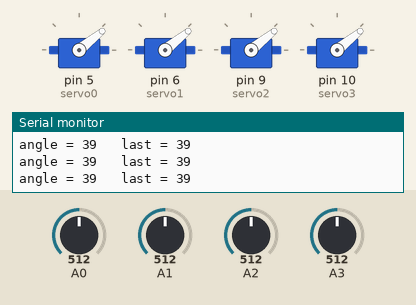
Simulated run of this sketch. Board: Arduino Uno, built with avr-gcc and run on an emulated ATmega328P. Parts: 4 × servo, the last lines printed to the serial monitor. Inputs (shaded band) come from the test bench; at power-on: A3 = 512, A0 = 512, A1 = 512, A2 = 512.

Above: at 1.2 s.
1.3 s: A3 set to 716
At 1.9 s:
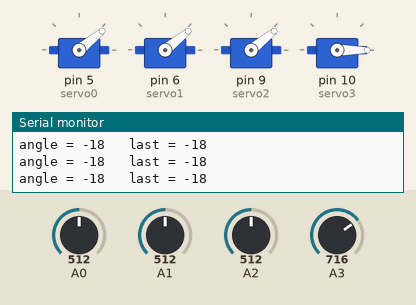
2.8 s: A0 set to 716
At 3.7 s:
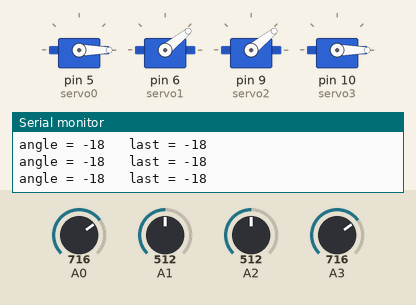
4.3 s: A1 set to 716
At 5.4 s:
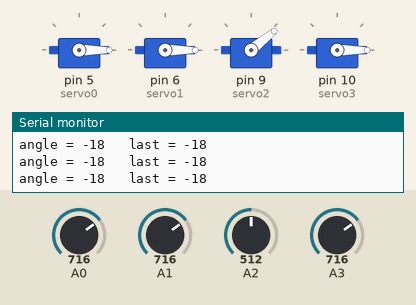
5.8 s: A2 set to 716
At 6.1 s:
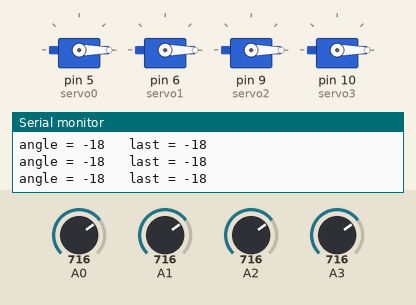
7.3 s: A3 set to 306
At 7.7 s:
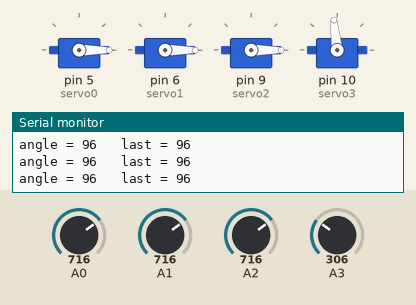
8.8 s: A3 set to 30
At 10.0 s:
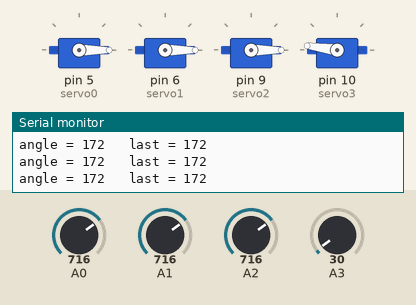
Timing chart, 0 to 11.3 s (numbered marks = the images above; inputs shaded):
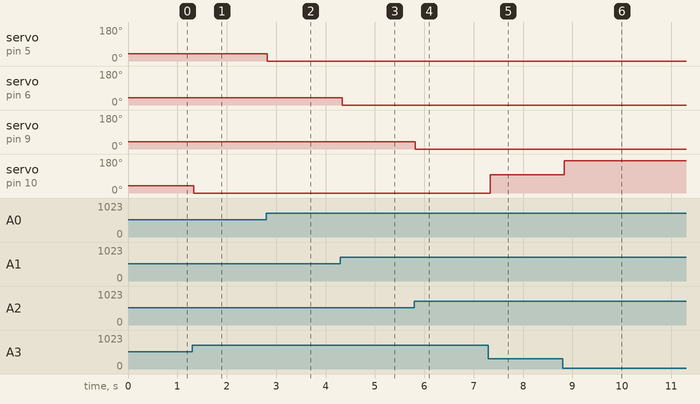

Measured:
- after the input at 1.3 s, servo on pin 10 (servo3): 39° → 0° at once
- after the input at 2.8 s, servo on pin 5 (servo0): 39° → 0° at once
- after the input at 4.3 s, servo on pin 6 (servo1): 39° → 0° at once
- after the input at 5.8 s, servo on pin 9 (servo2): 39° → 0° at once
- after the input at 7.3 s, servo on pin 10 (servo3): 0° → 96° at once
- after the input at 8.8 s, servo on pin 10 (servo3): 96° → 172° at once

The sketch:

operator_beta.ino
```cpp
#include <Servo.h>

Servo servo0;
Servo servo1;
Servo servo2;
Servo servo3;
void setup()

{

  servo0.attach(5);
  servo1.attach(6);
  servo2.attach(9);
  servo3.attach(10);

  Serial.begin(9600);

}
int last0 = -1,last1 = -1,last2 = -1,last3 = -1;
void loop()

{

  int angle0 = analogRead(A0);
  int angle1 = analogRead(A1);
  int angle2 = analogRead(A2);
  int angle3 = analogRead(A3);

  angle0 = map(angle0, 0, 650, 180, 0);
  if(angle0 - last0 < 5 && angle0 - last0 > -5) angle0 = last0;
  angle1 = map(angle1, 0, 650, 180, 0);
  if(angle1 - last1 < 5 && angle1 - last1 > -5) angle1 = last1;
  angle2 = map(angle2, 0, 650, 180, 0);
  if(angle2 - last2 < 5 && angle2 - last2 > -5) angle2 = last2;
  angle3 = map(angle3, 0, 650, 180, 0);
  if(angle3 - last3 < 5 && angle3 - last3 > -5) angle3 = last3;

  Serial.print("angle = ");
  Serial.print(angle3);
  Serial.print("   last = ");
  Serial.println(last3);

  servo0.write(angle0);
  last0 = angle0;
  servo1.write(angle1);
  last1 = angle1;
  servo2.write(angle2);
  last2 = angle2;
  servo3.write(angle3);
  last3 = angle3;
  delay(15);

}
```
